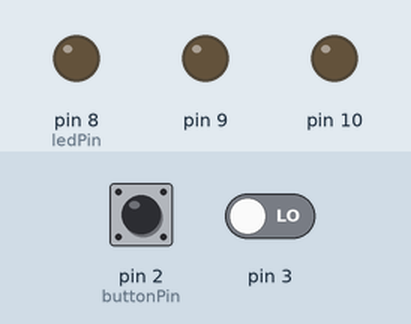
The sketch below on a simulated Arduino Uno, built with avr-gcc and run on an emulated ATmega328P. On the bench: output pins drawn as LEDs (lit = HIGH). The inputs (shaded band) are chosen by the test bench; at power-on: pin 2 (buttonPin) LOW, pin 3 LOW. What the sketch prints to the serial monitor is not drawn.

Above: at 1.2 s.
1.3 s: pin 2 (buttonPin) pulled HIGH for 0.15 s
At 1.38 s:
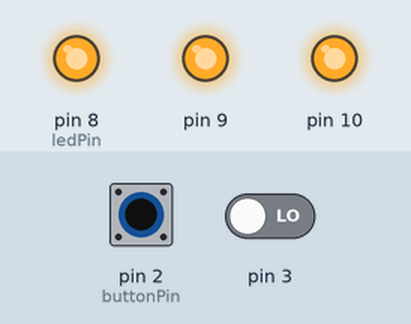
2.9 s: pin 2 (buttonPin) pulled HIGH for 3.2 s
At 7.0 s:
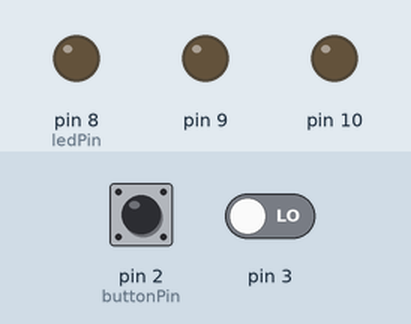
7.6 s: pin 2 (buttonPin) pulled HIGH for 1 s
At 8.4 s:
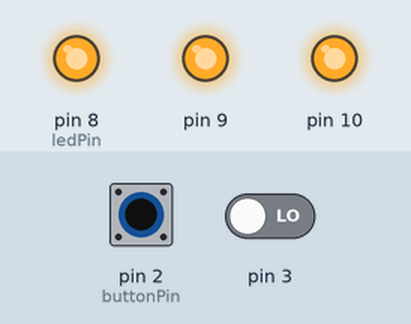
11.6 s: pin 2 (buttonPin) driven HIGH and pin 3 driven HIGH
At 12.3 s:
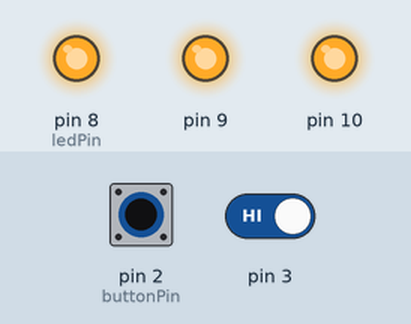
14.6 s: pin 2 (buttonPin) driven LOW
At 14.9 s:
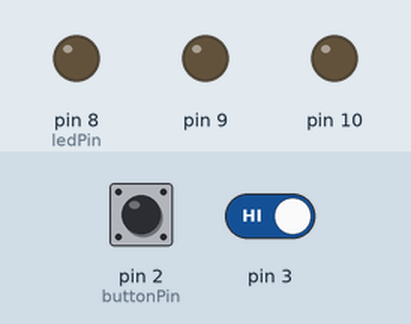
17.6 s: pin 2 (buttonPin) driven HIGH
At 18.3 s:
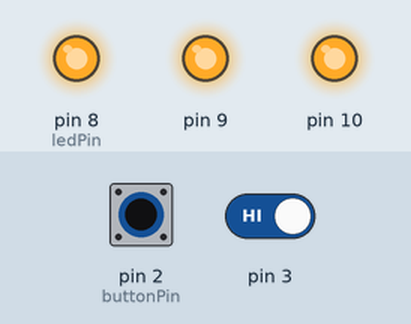
Timing chart, 0 to 20.6 s (numbered marks = the images above; inputs shaded):
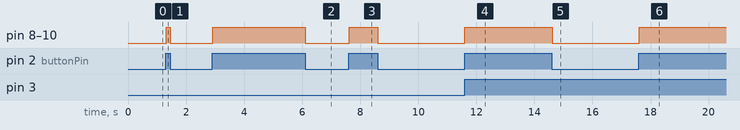

Measured:
- after the input at 1.3 s, pin 8 (ledPin), pin 9, pin 10: LOW → HIGH at once, → LOW 0.15 s later
- after the input at 2.9 s, pin 8 (ledPin), pin 9, pin 10: LOW → HIGH at once, → LOW 3.2 s later
- after the input at 7.6 s, pin 8 (ledPin), pin 9, pin 10: LOW → HIGH at once, → LOW 0.99 s later
- after the input at 11.6 s, pin 8 (ledPin), pin 9, pin 10: LOW → HIGH at once
- after the input at 14.6 s, pin 8 (ledPin), pin 9, pin 10: HIGH → LOW at once
- after the input at 17.6 s, pin 8 (ledPin), pin 9, pin 10: LOW → HIGH at once

The sketch:

input.ino
```cpp
// constants won't change. They're used here to
// set pin numbers:
const int buttonPin = 2;     // the number of the pushbutton pin
const int ledPin =  8;      // the number of the LED pin

// variables will change:
int buttonState = 0;         // variable for reading the pushbutton status
int buttonState1 = 0;
void setup() {
  // initialize the LED pin as an output:
  Serial.begin(9600);
  pinMode(8, OUTPUT);
  pinMode(9, OUTPUT);
  pinMode(10, OUTPUT);
  // initialize the pushbutton pin as an input:
  pinMode(2, INPUT);
  pinMode(3, INPUT);
}

void loop() {
  // read the state of the pushbutton value:
  buttonState = digitalRead(2);
  buttonState1 = digitalRead(3);

  // check if the pushbutton is pressed.
  // if it is, the buttonState is HIGH:
  if (buttonState == HIGH) {
    // turn LED on:
      Serial.println("HIGH");
      digitalWrite(8, HIGH);
      digitalWrite(9, HIGH);
      digitalWrite(10, HIGH);
  } else {
    // turn LED off:
    Serial.println("LOW");
    digitalWrite(8, LOW);
    digitalWrite(9, LOW);
    digitalWrite(10, LOW);
  }
   if (buttonState1 == HIGH) {
    // turn LED on:
      Serial.println("HIGH");
      digitalWrite(11, HIGH);

  } else {
    // turn LED off:
    Serial.println("LOW");
    digitalWrite(11, LOW);

  }
}
```
